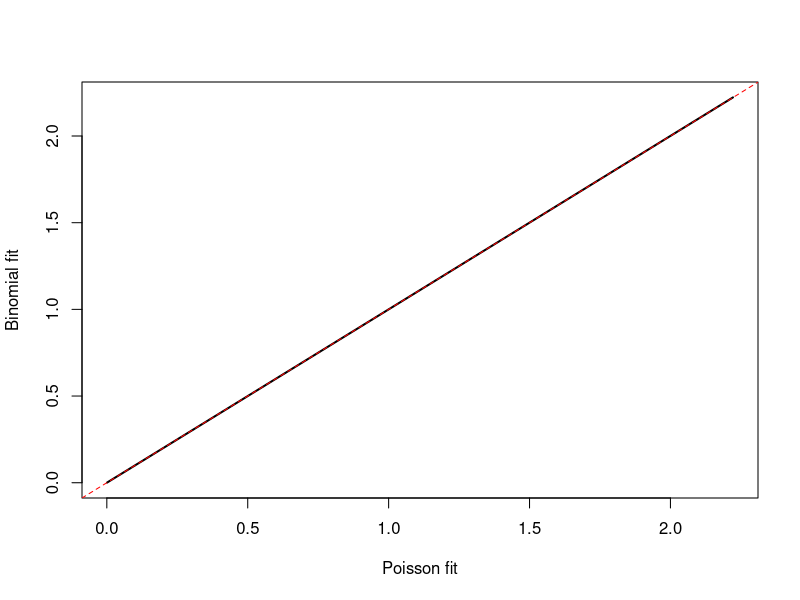

This figure's R source:
###############################################
## Scripts Elementos de Aprendizado de Máquina
###############################################

###############################################
## Binomial versus Poisson - Diabetes
###############################################
rm(list=ls())

#seleciona o arquivo "diabetes.csv"
dados <- read.csv("diabetes.csv", stringsAsFactors = TRUE)
names(dados)

## Ajuste do Modelo de Poisson 
mpoisson <- glm(deaths ~ offset(l_popn) + age + gender, family = poisson, data = dados)
summary(mpoisson)
1-pchisq(mpoisson$deviance,mpoisson$df.residual) ## p-value "Deviance"
dados$Poisson <- mpoisson$fitted/dados$popn
#Akaike information criterion
AIC(mpoisson)
 
## Ajuste do Modelo
## Binomial Link: logit
mbinom <- glm(cbind(deaths, popn-deaths) ~ age + gender, family = binomial, data = dados)
summary(mbinom)
1-pchisq(mbinom$deviance,mbinom$df.residual) ## p-value "Deviance"
dados$Binomial <- mbinom$fitted
exp(coefficients(mbinom))
#Akaike information criterion
AIC(mbinom)
 
## Comentarios Poisson versus Binomial
## VAMOS SUPOR POP = 1000 and gender = F
new.dt  <- data.frame(age = unique(dados$age))
new.dt$popn <- 1000
new.dt$l_popn <- log(1000)
new.dt$gender <- "Female"
 
## Poisson
new.dt$poisson <- predict(mpoisson, newdata=new.dt, type="response")
 
## Binomial
new.dt$binomial <- new.dt$popn*predict(mbinom, newdata=new.dt, type="response")
 
#plot 
plot(new.dt$poisson, new.dt$binomial, xlab="Poisson fit", 
      ylab="Binomial fit", type="l", lwd=2)
abline(a=0,b=1,lty=2,col="red")
 
